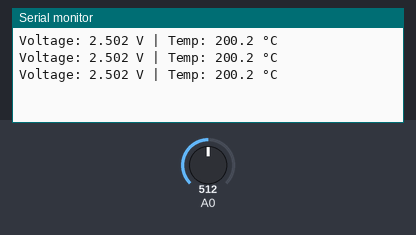
A sketch run on a simulated Arduino Uno, built with avr-gcc and run on an emulated ATmega328P. On the bench: the last lines printed to the serial monitor. The test bench sets the inputs (shaded band); at power-on: A0 = 512.

Above: at 1.3 s.
1.4 s: A0 set to 716
At 1.9 s:
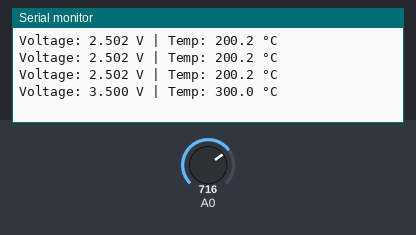
2.9 s: A0 set to 900
At 3.4 s:
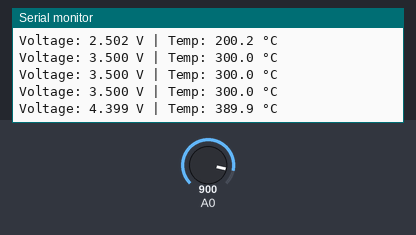
Timing chart, 0 to 5.9 s (numbered marks = the images above; inputs shaded):
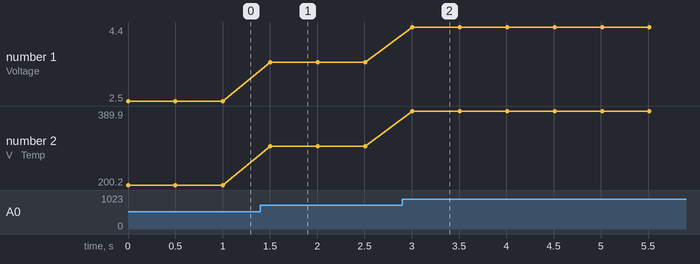

The sketch:

L11_Temp_MCP9700.ino
```cpp
void setup() {
  Serial.begin(9600);
}

void loop() {
  int rawADC = analogRead(A0);

  // แปลงค่า ADC (0-1023) เป็นแรงดัน (V)
  float voltage = (rawADC * 5.0) / 1023.0;

  // คำนวณอุณหภูมิสำหรับ MCP9700 (Vout - 0.5V) / 0.01V
  float tempC = (voltage - 0.5) * 100.0;

  Serial.print("Voltage: ");
  Serial.print(voltage, 3);
  Serial.print(" V | Temp: ");
  Serial.print(tempC, 1);
  Serial.println(" °C");

  delay(500);
}
```

Measured:
- after the input at 1.4 s, the serial monitor: prints a new line after 0.10 s (image 1)
- after the input at 2.9 s, the serial monitor: prints a new line after 0.11 s (image 2)
- plotted number 1: 2.5 → 3.5 after the input at 1.4 s, 3.5 → 4.4 after the input at 2.9 s
- plotted number 2: 200.2 → 300 after the input at 1.4 s, 300 → 389.9 after the input at 2.9 s
